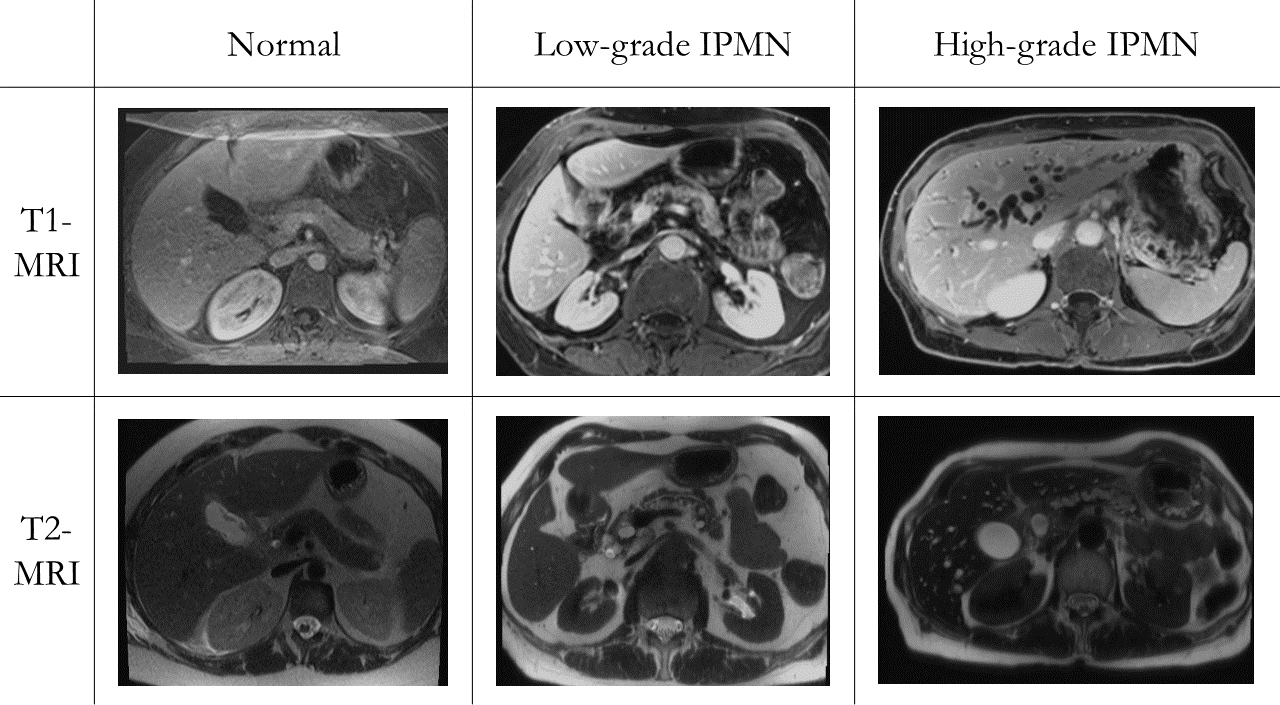
#> input picture imgs/mri.png, 1280 x 705 px
$ python -i custom_data_aug.py   (imports and definitions only)
#> lines starting #> are read from the running program, lines starting #| are printed output that depends on the picture
#> further down, picture is the input picture: shape (705, 1280, 3); min 0, max 255, mean 140.4
'''
INN: Inflated Neural Networks for IPMN Diagnosis
Original Paper by Rodney LaLonde, Irene Tanner, Katerina Nikiforaki, Georgios Z. Papadakis, Pujan Kandel,
Candice W. Bolan, Michael B. Wallace, Ulas Bagci
(https://link.springer.com/chapter/10.1007/978-3-030-32254-0_12, https://arxiv.org/abs/1804.04241)
Code written by: Rodney LaLonde
If you use significant portions of this code or the ideas from our paper, please cite it :)
If you have any questions, please email me at lalonde@knights.ucf.edu.

This file contains the custom data augmentation functions.
'''

import numpy as np
import cv2
from scipy.ndimage.interpolation import map_coordinates

# Function to distort image
def elastic_transform(image, alpha=2000, sigma=40, alpha_affine=40, random_state=None):
#> called with alpha = 2000, sigma = 40, alpha_affine = 40
    if random_state is None:
        random_state = np.random.RandomState(None)

    shape = image.shape
#> shape = (705, 1280, 3)
    shape_size = shape[:2]
#> shape_size = (705, 1280)

    # Random affine
    center_square = np.float32(shape_size) // 2
#> center_square = [352, 640]
    square_size = min(shape_size) // 3
#> square_size = 235
    pts1 = np.float32([center_square + square_size, [center_square[0]+square_size, center_square[1]-square_size], center_square - square_size])
#> pts1 = [[587, 875], [587, 405], [117, 405]]
    pts2 = pts1 + random_state.uniform(-alpha_affine, alpha_affine, size=pts1.shape).astype(np.float32)
    M = cv2.getAffineTransform(pts1, pts2)
    for i in range(shape[2]):
        image[:,:,i] = cv2.warpAffine(image[:,:,i], M, shape_size[::-1], borderMode=cv2.BORDER_REFLECT_101)
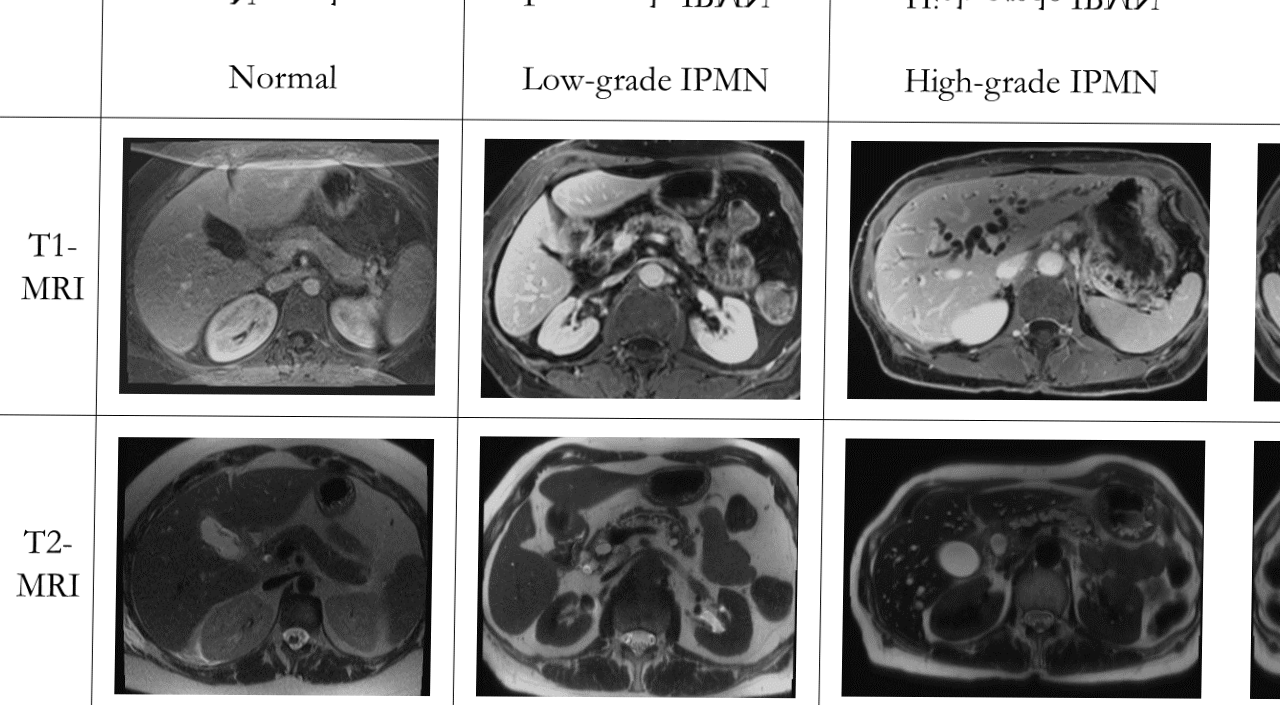
#> image: shape (705, 1280, 3); min 0, max 255, mean 146.2
    image = image.reshape(shape)

    blur_size = int(4*sigma) | 1

    dx = cv2.GaussianBlur((random_state.rand(*shape_size) * 2 - 1), ksize=(blur_size, blur_size), sigmaX=sigma) * alpha
    dy = cv2.GaussianBlur((random_state.rand(*shape_size) * 2 - 1), ksize=(blur_size, blur_size), sigmaX=sigma) * alpha

    x, y = np.meshgrid(np.arange(shape[1]), np.arange(shape[0]))
    indices = np.reshape(y+dy, (-1, 1)), np.reshape(x+dx, (-1, 1))

    def_img = np.zeros_like(image)
    for i in range(shape[2]):
        def_img[:,:,i] = map_coordinates(image[:,:,i], indices, order=1).reshape(shape_size)
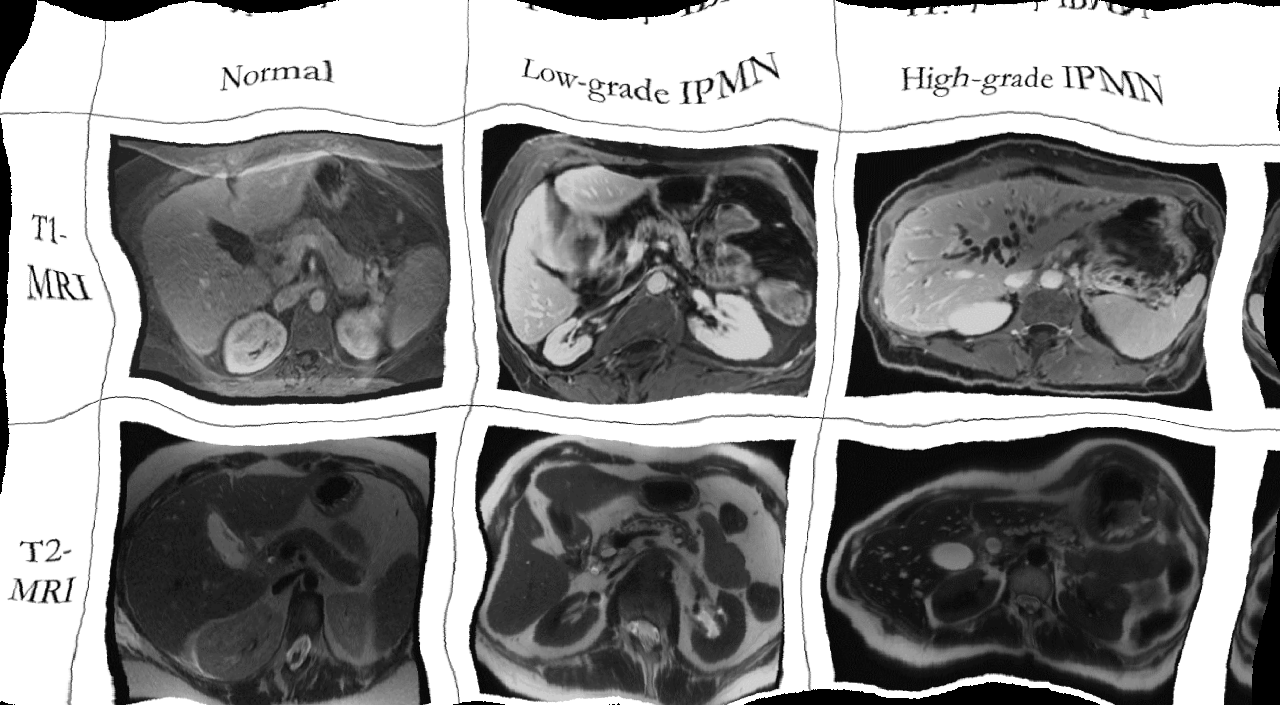
#> def_img: shape (705, 1280, 3); min 0, max 255, mean 140.5

    return def_img


def salt_pepper_noise(image, salt=0.2, amount=0.004):
    row, col, chan = image.shape
    num_salt = np.ceil(amount * row * salt)
    num_pepper = np.ceil(amount * row * (1.0 - salt))

    for n in range(chan//2): # //2 so we don't augment the mask
        # Add Salt noise
        coords = [np.random.randint(0, i - 1, int(num_salt)) for i in image.shape[0:2]]
        image[coords[0], coords[1], n] = 1

        # Add Pepper noise
        coords = [np.random.randint(0, i - 1, int(num_pepper)) for i in image.shape[0:2]]
        image[coords[0], coords[1], n] = 0

    return image

>>> import cv2
>>> picture = cv2.imread('imgs/mri.png')
>>> result = elastic_transform(picture)

$ run again, on imgs/roi.png
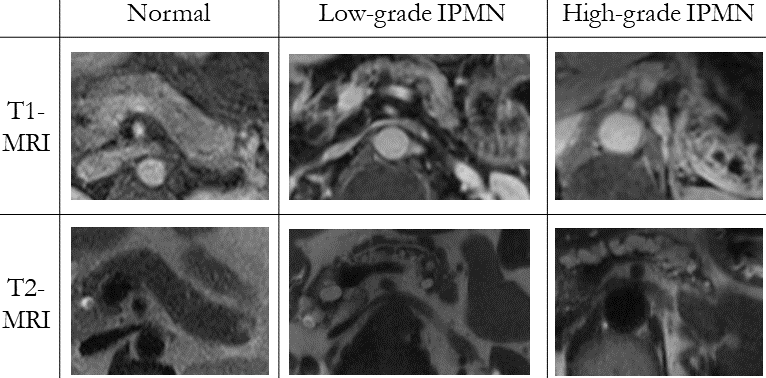
#> input picture imgs/roi.png, 766 x 378 px
#> picture is the input picture: shape (378, 766, 3); min 0, max 255, mean 130
#> after the loop in elastic_transform, `for i in range(shape[2]):`:
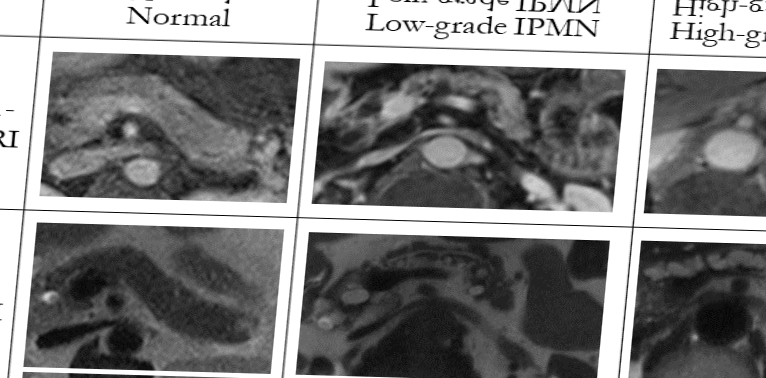
#> image: shape (378, 766, 3); min 0, max 255, mean 128.9
#> after the loop in elastic_transform, `for i in range(shape[2]):`:
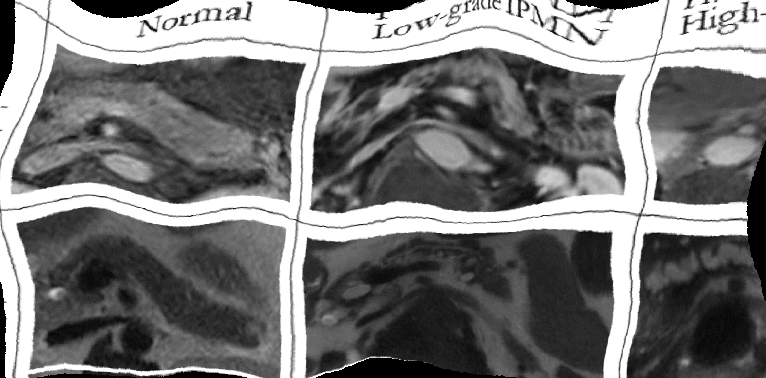
#> def_img: shape (378, 766, 3); min 0, max 255, mean 121
